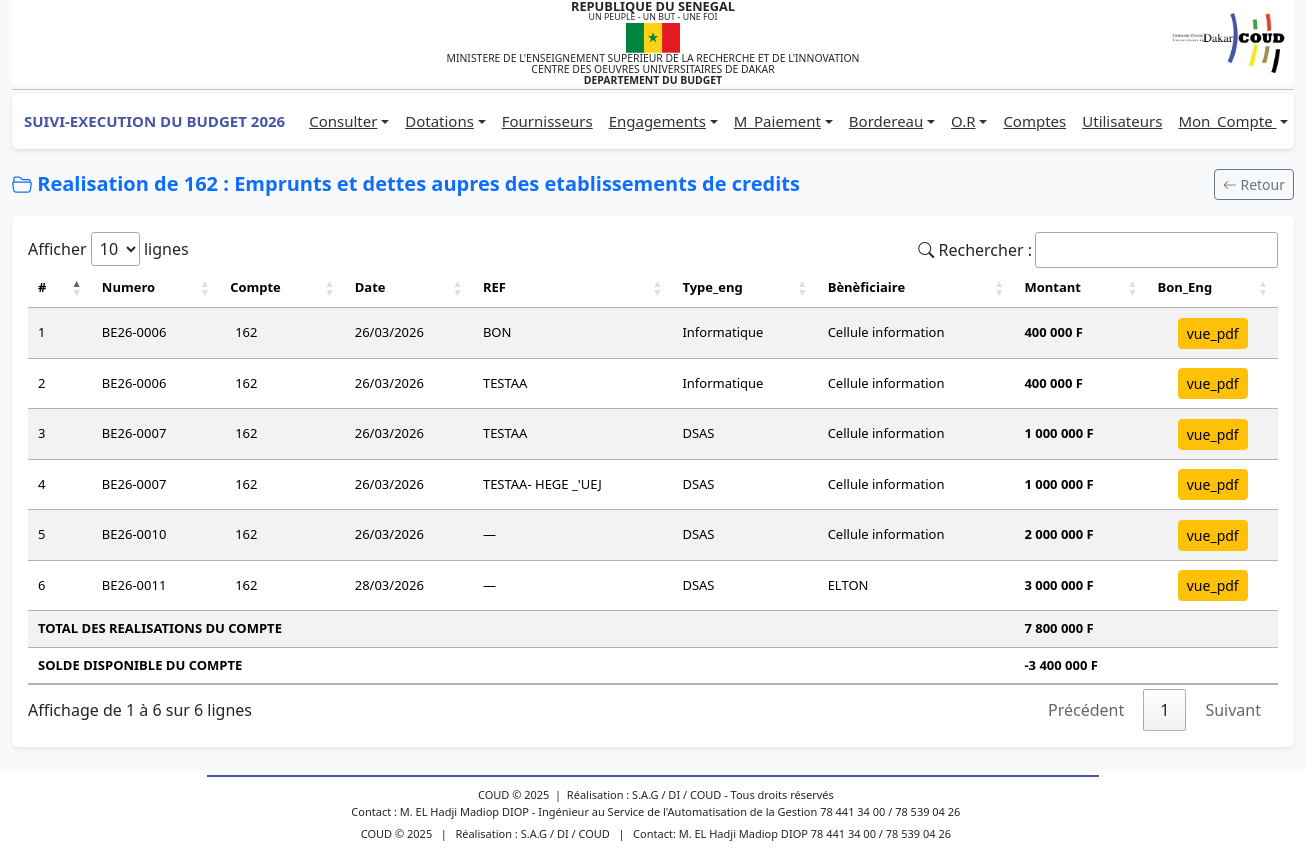
/profiles/dg/actuel_3?numCompte=162 (signed in), run on the app's committed database.
### tables this page shows
CREATE TABLE IF NOT EXISTS `bud_compte` (
  `idCompte` int NOT NULL AUTO_INCREMENT,
  `numCompte` varchar(100) DEFAULT NULL,
  `code` varchar(50) DEFAULT NULL,
  `dateSys` datetime DEFAULT CURRENT_TIMESTAMP,
  `libelle` varchar(255) DEFAULT NULL,
  `idCp` int DEFAULT NULL,
  PRIMARY KEY (`idCompte`),
  UNIQUE KEY `numCompte` (`numCompte`),
  KEY `idCp` (`idCp`)
);

CREATE TABLE IF NOT EXISTS `bud_engagements` (
  `idEng` int NOT NULL AUTO_INCREMENT,
  `dateEng` date DEFAULT NULL,
  `type_eng` varchar(255) DEFAULT NULL,
  `objet` text,
  `bc` varchar(100) DEFAULT NULL,
  `montant` decimal(13,2) DEFAULT NULL,
  `dateSys` datetime DEFAULT CURRENT_TIMESTAMP,
  `idFourn` int DEFAULT NULL,
  `idCompte` int DEFAULT NULL,
  `idUser` int NOT NULL,
  PRIMARY KEY (`idEng`),
  KEY `idFourn` (`idFourn`),
  KEY `idCompte` (`idCompte`)
);

CREATE TABLE IF NOT EXISTS `bud_operations` (
  `idOp` int NOT NULL AUTO_INCREMENT,
  `typeOp` varchar(50) NOT NULL,
  `dateOp` date DEFAULT NULL,
  `montant` int NOT NULL,
  `numFact` varchar(100) DEFAULT NULL,
  `dateSys` datetime DEFAULT CURRENT_TIMESTAMP,
  `idEng` int DEFAULT NULL,
  `idBordereau` int DEFAULT NULL,
  PRIMARY KEY (`idOp`),
  KEY `idEng` (`idEng`),
  KEY `idBordereau` (`idBordereau`)
);

CREATE TABLE IF NOT EXISTS `bud_fournisseur` (
  `idFourn` int NOT NULL AUTO_INCREMENT,
  `numFourn` varchar(50) DEFAULT NULL,
  `adresse` varchar(100) DEFAULT NULL,
  `nom` varchar(100) DEFAULT NULL,
  `nature` varchar(100) DEFAULT NULL,
  `ninea` varchar(20) DEFAULT NULL,
  `rccm` varchar(50) DEFAULT NULL,
  `email` varchar(100) DEFAULT NULL,
  `observations` text,
  `dateSys` datetime DEFAULT CURRENT_TIMESTAMP,
  `contact` varchar(100) DEFAULT NULL,
  PRIMARY KEY (`idFourn`)
);

### includes/fonctions.php (called while the page is built, shortened)
<?php
function connexionBD()
{
    $connexion = mysqli_connect('localhost', 'root', '', 'budget_db_2024') or
        die('Serveur inaccessible. Merci de reessayer plus tard.');
    return $connexion;
}
$connexion = connexionBD();
function getCompteByNum($numCompte)
{
    global $connexion;
    $query = "SELECT numCompte, libelle, code FROM `bud_compte` WHERE numCompte='$numCompte'";
    $result = $connexion->query($query);
    if ($result->num_rows > 0) {
        return $result->fetch_assoc();
    } else {
        return null;
    }
}
function getEngsByCompte($numCompte)
{
    global $connexion;
    $anneeEnCours = $_SESSION['an'];
    $query = "
        SELECT
            c.numCompte,
            cp.numCp,
            op.numFact,
            cp.libelle AS libelleCp,
            c.libelle AS libelleC,
            eng.idEng,
            eng.dateEng,
            eng.type_eng,
            eng.objet,
            eng.montant,
            f.numFourn,
            f.nom,
            '$anneeEnCours' AS an
        FROM bud_engagements AS eng
        JOIN bud_compte AS c ON c.idCompte = eng.idCompte
        JOIN bud_comptep AS cp ON c.idCp = cp.idCp
        JOIN bud_fournisseur AS f ON f.idFourn = eng.idFourn
        LEFT JOIN bud_operations AS op ON op.idEng = eng.idEng
        WHERE c.numCompte = '$numCompte'
        AND EXISTS (
            SELECT 1 FROM bud_dotations d
            WHERE d.idCompte = c.idCompte AND d.an = '$anneeEnCours'
        )
    ";
    $result = $connexion->query($query);
    if ($result && $result->num_rows > 0) {
        return $result->fetch_all(MYSQLI_ASSOC);
    } else {
        return [];
    }
}
function sommeDotByCompte($numCompte)
{
    global $connexion;
    $anneeEnCours = $_SESSION['an'];
    $sql = "SELECT COALESCE(SUM(d.volume),0) as totalDotations, c.numCompte
            FROM bud_dotations d
            JOIN bud_compte c ON d.idCompte=c.idCompte
            WHERE d.an='$anneeEnCours' AND c.numCompte='$numCompte'";
    $result = mysqli_query($connexion, $sql);
    if ($result && mysqli_num_rows($result) > 0) {
        $row = mysqli_fetch_assoc($result);
        return $row['totalDotations'];
    }
    return null;
}
function formatNumEng($idEng)
{
    $an = $_SESSION['an'];
    $deuxDerniersChiffres = substr($an, -2);
    $idFormate = str_pad($idEng, 4, '0', STR_PAD_LEFT);
    return 'BE' . $deuxDerniersChiffres . '-' . $idFormate;
}
?>

### profiles/dg/actuel_3.php (the view, shortened to what this page needs)
<?php include '../../includes/fonctions.php';
$numCompte = $_GET['numCompte'];
$data = getCompteByNum($numCompte);
$engs = getEngsByCompte($numCompte);
$TDotations = sommeDotByCompte($numCompte);
$TEngs = 0;
?>
<?php include '../../includes/header.php';?>
<link rel="stylesheet" href="https://cdn.datatables.net/1.13.6/css/jquery.dataTables.min.css">
<link rel="stylesheet" href="https://cdn.jsdelivr.net/npm/bootstrap-icons@1.11.3/font/bootstrap-icons.css">
<main class="container-fluid mt-3">
    <div class="d-flex justify-content-between align-items-center mb-3">
        <h5 class="mb-0 text-primary fw-bold">
            <i class="bi bi-folder2-open"></i> Realisation de <?= $data['numCompte']; ?> : <?= $data['libelle']; ?>
        </h5>
        <a href="javascript:history.back()" class="btn btn-outline-secondary btn-sm">
            <i class="bi bi-arrow-left"></i> Retour
        </a>
    </div>
    <div class="card shadow-sm border-0">
        <div class="card-body">
            <div class="table-responsive">
                <table id="tableComptes" class="table table-striped table-hover align-middle">
                    <thead class="text-white custom-header">
                        <tr>
                            <th>#</th>
                            <th>Numero</th>
                            <th>Compte</th>
                            <th>Date</th>
                            <th>REF</th>
                            <th>Type_eng</th>
                            <th>Bènèficiaire</th>
                            <th>Montant</th>
                            <th>Bon_Eng</th>
                        </tr>
                    </thead>
                    <tbody id="tableBody">
                        <?php
                $n=1;
                if (!empty($engs)) :
                    foreach ($engs as $eng) : ?>
                        <tr>
                            <td><?= $n++; ?></td>
                            <td><?= formatNumEng($eng['idEng']); ?></td>
                            <td style="padding: 15px;">
                                <?= $eng['numCompte']; ?>
                            </td>
                            <td>
                                <?= date('d/m/Y', strtotime($eng['dateEng'])) ; ?>
                            </td>
                            <td>
                                <?php if (!empty($eng['numFact'])): ?>
                                <?= strtoupper($eng['numFact']); ?>
                                <?php else: ?>
                                —
                                <?php endif; ?>
                            </td>
                            <td>
                                <?= $eng['type_eng']; ?>
                            </td>
                            <td>
                                <?= $eng['nom']; ?>
                            </td>
                            <td class="text-start fw-bold"><?= number_format($eng['montant'], 0, ',', ' '); ?> F</td>
                            <td class="text-center">
                                <a class="btn btn-sm btn-warning" target="_blank" href="../engagements/be_vue_pdf?id=<?= $eng['idEng'] ?>">vue_pdf</a>
                            </td>
                        </tr>
                        <?php
                        $TEngs += $eng['montant'];
                        endforeach;?>
                        <?php endif; ?>
                    </tbody>
                    <tfooter>
                        <tr>
                            <th colspan="7" class="text-left" style="text-align: left;">TOTAL DES REALISATIONS DU COMPTE</th>
                            <th colspan="2" class="text-left" style="text-align: left;">
                                <?= number_format($TEngs, 0, ',', ' '); ?> F</th>
                        </tr>
                        <tr>
                            <th colspan="7" class="text-left" style="text-align: left;">
                                SOLDE DISPONIBLE DU COMPTE
                            </th>
                            <th colspan="2" class="text-left" style="text-align: left;">
                                <?= number_format(($TDotations-$TEngs), 0, ',', ' '); ?> F</th>
                        </tr>
                    </tfooter>
                </table>
            </div>
        </div>
</main>
<?php include '../../includes/footer.php';?>

### includes/header.php (style rules this page uses)
body { font-family: 'Segoe UI', Tahoma, sans-serif; background-color: #f8f9fa; margin: 0; display: flex; flex-direction: column; min-height: 100vh; }
main { flex: 1; }

### profiles/dg/actuel_3.php (style rules this page uses)
.custom-header { background-color: #4655a4; color: #fff; }
#tableComptes th, #tableComptes td { vertical-align: middle; font-size: 13px; }
.text-center { text-align: center !important; }

### data on the page
bud_compte: numCompte "162", libelle "Emprunts et dettes aupres des etablissements de credits"
bud_engagements: idEng "BE26-0006", idCompte.numCompte "162", dateEng "26/03/2026", bud_operations.numFact "BON", type_eng "Informatique", idFourn.nom "Cellule information", montant "400 000", bud_operations.numFact "TESTAA"
bud_engagements: idEng "BE26-0007", idCompte.numCompte "162", dateEng "26/03/2026", bud_operations.numFact "TESTAA", type_eng "DSAS", idFourn.nom "Cellule information", montant "1 000 000", bud_operations.numFact "TESTAA- HEGE _'UEJ"
bud_engagements: idEng "BE26-0010", idCompte.numCompte "162", dateEng "26/03/2026", type_eng "DSAS", idFourn.nom "Cellule information", montant "2 000 000"
bud_engagements: idEng "BE26-0011", idCompte.numCompte "162", dateEng "28/03/2026", type_eng "DSAS", idFourn.nom "ELTON", montant "3 000 000"

### other printed values
$_SESSION['an'] "2026"
$TEngs "7 800 000"
$TDotations-$TEngs "-3 400 000"
